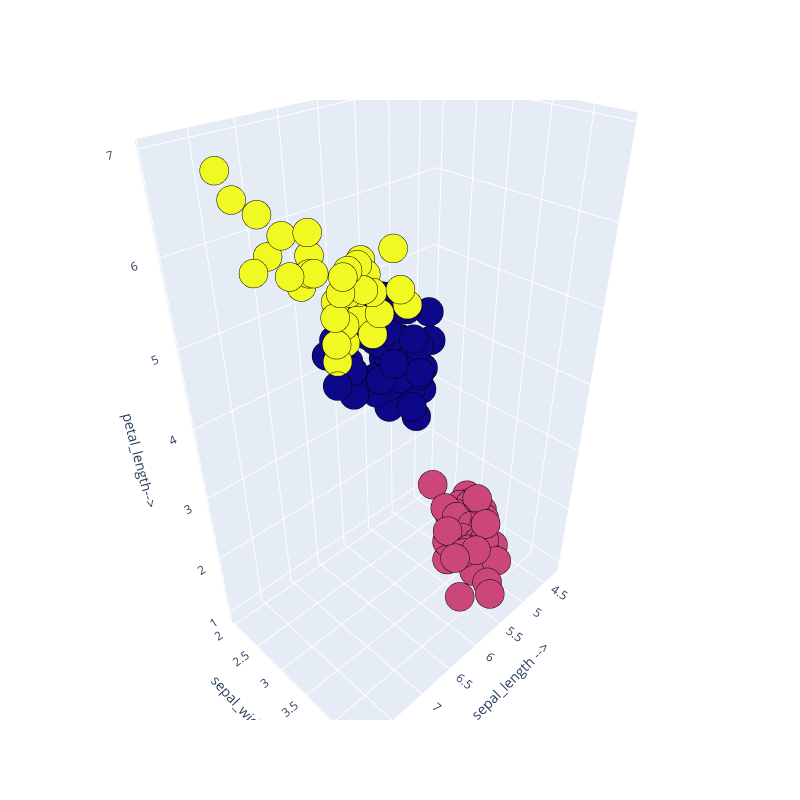

The cell this chart's notebook holds for it:
### Code cell
import plotly.graph_objects as go  #for 3D plot

## K-means using k = 3
kmeans = KMeans(n_clusters=3)
kmeans.fit(X)
y_kmeans = kmeans.predict(X)

## 3D plot 
Scene = dict(xaxis = dict(title  = 'sepal_length -->'),yaxis = dict(title  = 'sepal_width--->'),zaxis = dict(title  = 'petal_length-->'))

labels = kmeans.labels_
trace = go.Scatter3d(x=X[:, 0], y=X[:, 1], z=X[:, 2], mode='markers',marker=dict(color = labels, size= 10, line=dict(color= 'black',width = 10)))
layout = go.Layout(margin=dict(l=0,r=0),scene = Scene,height = 800,width = 800)
data = [trace]
fig = go.Figure(data = data, layout = layout)
fig.show()

### Figure 1 — Plotly figure (JSON) as saved in the notebook; plotly's stock layout.template omitted (floating-point values rounded to 4 significant figures; data arrays with more than 128 entries replaced by an {"elided": "..."} marker saying what was removed)
{"data": [{"marker": {"color": {"elided": "150 int values"}, "line": {"color": "black", "width": 10}, "size": 10}, "mode": "markers", "type": "scatter3d", "x": {"elided": "150 float values"}, "y": {"elided": "150 float values"}, "z": {"elided": "150 float values"}}], "layout": {"height": 800, "margin": {"l": 0, "r": 0}, "scene": {"xaxis": {"title": {"text": "sepal_length -->"}}, "yaxis": {"title": {"text": "sepal_width--->"}}, "zaxis": {"title": {"text": "petal_length-->"}}}, "width": 800}}
